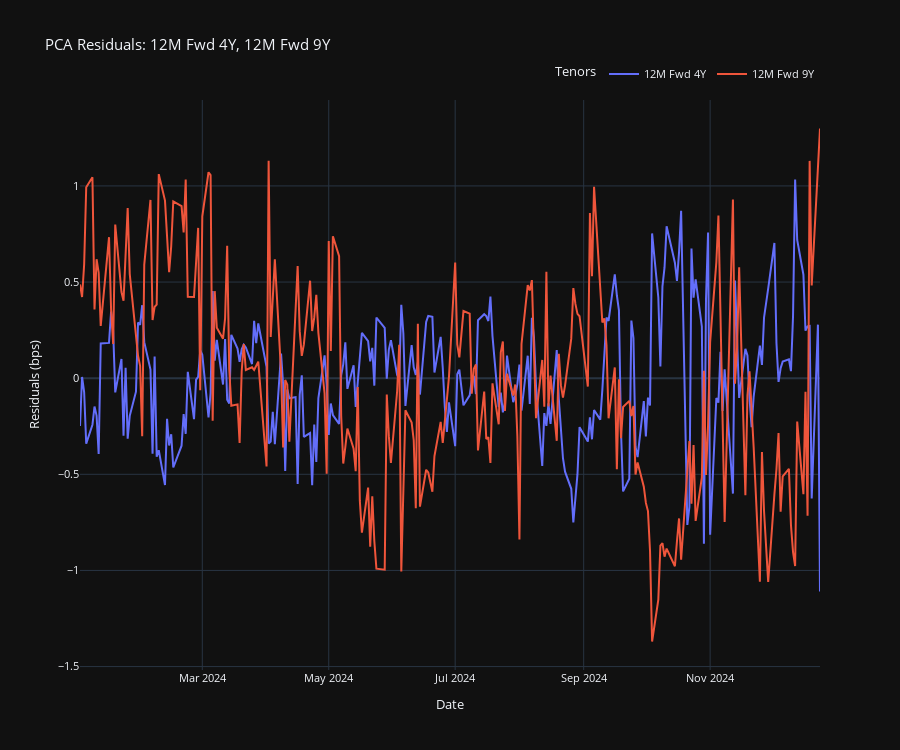

The code cell stored with this chart in its notebook:
### Code cell
sofr_ois.pca_residual_timeseries_plotter(pca_results=pca_results, tenors_to_plot=["12M Fwd 4Y", "12M Fwd 9Y"], use_plotly=True)

### Figure 1 — Plotly figure (JSON) as saved in the notebook; plotly's stock layout.template omitted (floating-point values rounded to 4 significant figures; data arrays with more than 128 entries replaced by an {"elided": "..."} marker saying what was removed)
{"data": [{"mode": "lines", "name": "12M Fwd 4Y", "type": "scatter", "x": {"elided": "246 str values"}, "y": {"elided": "246 float values"}}, {"mode": "lines", "name": "12M Fwd 9Y", "type": "scatter", "x": {"elided": "246 str values"}, "y": {"elided": "246 float values"}}], "layout": {"font": {"size": 11}, "height": 750, "legend": {"orientation": "h", "title": {"text": "Tenors"}, "x": 1, "xanchor": "right", "y": 1.02, "yanchor": "bottom"}, "title": {"text": "PCA Residuals: 12M Fwd 4Y, 12M Fwd 9Y"}, "xaxis": {"showgrid": true, "showspikes": true, "spikecolor": "white", "spikemode": "across", "spikesnap": "cursor", "title": {"text": "Date"}}, "yaxis": {"showgrid": true, "showspikes": true, "spikecolor": "white", "spikesnap": "cursor", "spikethickness": 0.5, "title": {"text": "Residuals (bps)"}}}}
